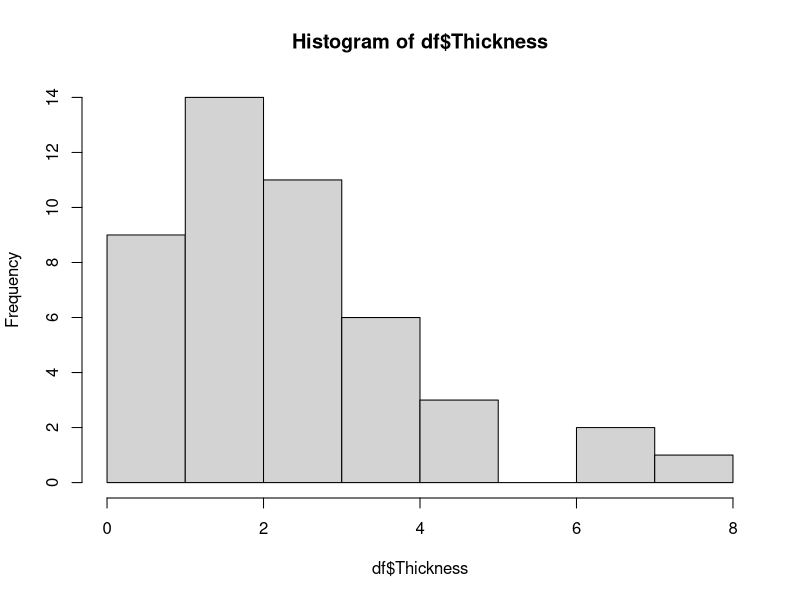
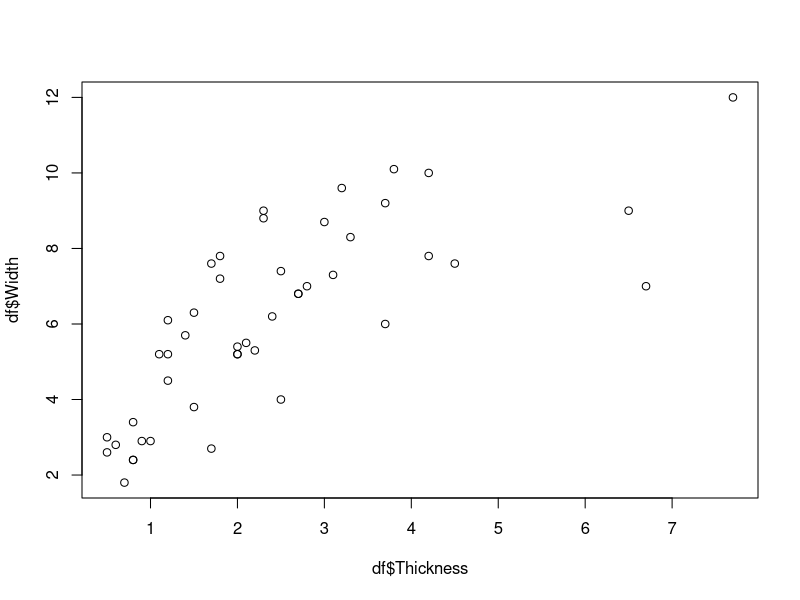

Here is the R script that generated these plots, in order:
## ---- chunk 1
#| label: load dataframe; setup packages
#| echo: false
library(readr)
df <- read.csv("pone.0233912.s002.csv")
## ---- chunk 2
#| label: tabulate categorical data
table(df$Platform.Surface)
## ---- chunk 3
#|: label: example numeric data histogram
hist(df$Thickness)
## ---- chunk 4
#|: label: example numeric data scatterplot
plot(df$Thickness, df$Width)
